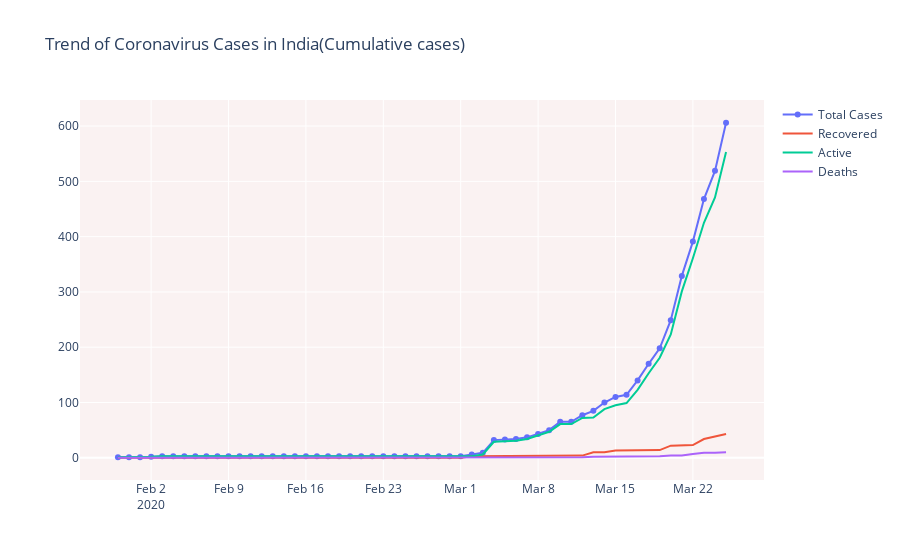
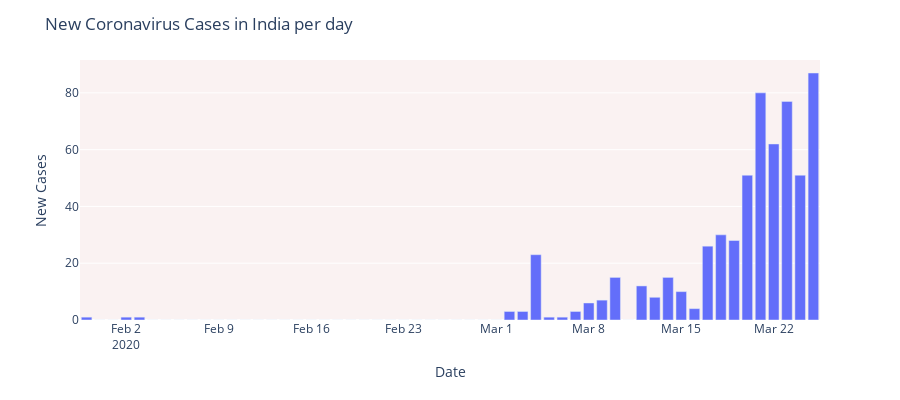

Here is the notebook cell these charts were saved with, in order:
### Markdown cell above
## 1.6 How the Coronavirus cases are rising?

### Code cell
# Rise in COVID-19 cases in India
fig = go.Figure()
fig.add_trace(go.Scatter(x=dbd_India['Date'], y=dbd_India['Total Cases'],
                    mode='lines+markers',name='Total Cases'))

fig.add_trace(go.Scatter(x=dbd_India['Date'], y=dbd_India['Recovered'], 
                mode='lines',name='Recovered'))
fig.add_trace(go.Scatter(x=dbd_India['Date'], y=dbd_India['Active'], 
                mode='lines',name='Active'))
fig.add_trace(go.Scatter(x=dbd_India['Date'], y=dbd_India['Deaths'], 
                mode='lines',name='Deaths'))
        
    
fig.update_layout(title_text='Trend of Coronavirus Cases in India(Cumulative cases)',plot_bgcolor='rgb(250, 242, 242)')

fig.show()


# New COVID-19 cases reported daily in India

import plotly.express as px
fig = px.bar(dbd_India, x="Date", y="New Cases", barmode='group',
             height=400)
fig.update_layout(title_text='New Coronavirus Cases in India per day',plot_bgcolor='rgb(250, 242, 242)')

fig.show()
